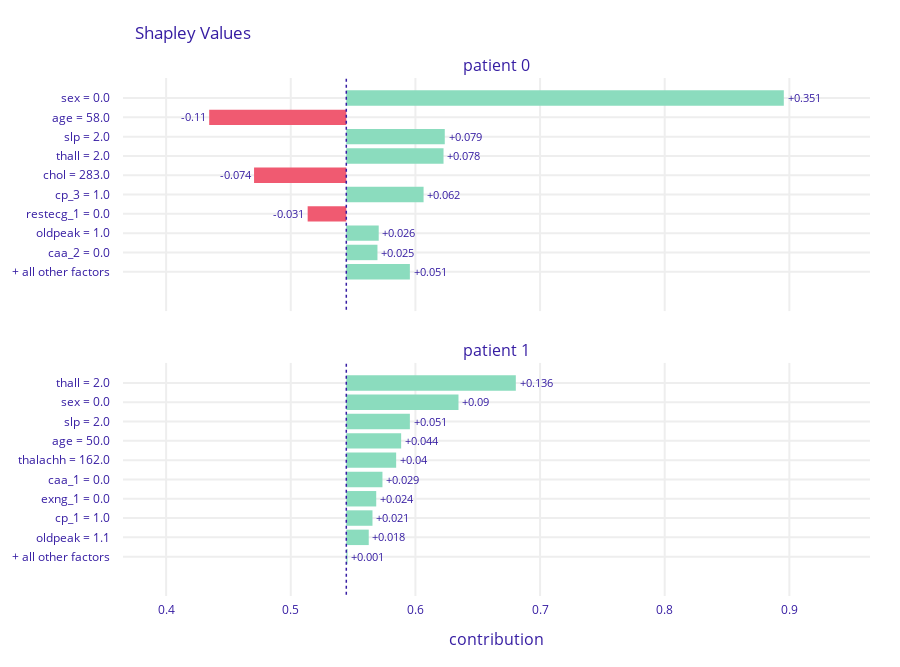

Source (notebook cell):
### Markdown cell above
## A.3 + A.4 + A.5
Results presented in all A3, A4 and A5 tasks. Corresponding plots are created with dalex and shap.

### Code cell
shap_attributions = [explainer.predict_parts(patients.iloc[[i]], type="shap", label=f'patient {i}') for i in range(patients.shape[0])]
shap_attributions[0].plot(shap_attributions[1::])

### Figure 1 — Plotly figure (JSON) as saved in the notebook; plotly's stock layout.template omitted (floating-point values rounded to 4 significant figures)
{"data": [{"base": 0.5446, "hoverinfo": "text", "hoverlabel": {"bgcolor": "rgba(0,0,0,0.8)"}, "hovertext": ["Average response: 0.545<br>Prediction: 1<br>sex = 0.0<br>increases average response <br>by 0.351", "Average response: 0.545<br>Prediction: 1<br>age = 58.0<br>decreases average response <br>by 0.11", "Average response: 0.545<br>Prediction: 1<br>slp = 2.0<br>increases average response <br>by 0.079", "Average response: 0.545<br>Prediction: 1<br>thall = 2.0<br>increases average response <br>by 0.078", "Average response: 0.545<br>Prediction: 1<br>chol = 283.0<br>decreases average response <br>by 0.074", "Average response: 0.545<br>Prediction: 1<br>cp_3 = 1.0<br>increases average response <br>by 0.062", "Average response: 0.545<br>Prediction: 1<br>restecg_1 = 0.0<br>decreases average response <br>by 0.031", "Average response: 0.545<br>Prediction: 1<br>oldpeak = 1.0<br>increases average response <br>by 0.026", "Average response: 0.545<br>Prediction: 1<br>caa_2 = 0.0<br>increases average response <br>by 0.025", "Average response: 0.545<br>Prediction: 1<br>+ all other factors<br>increases average response <br>by 0.051"], "marker": {"color": ["#8bdcbe", "#f05a71", "#8bdcbe", "#8bdcbe", "#f05a71", "#8bdcbe", "#f05a71", "#8bdcbe", "#8bdcbe", "#8bdcbe"]}, "orientation": "h", "showlegend": false, "text": ["+0.351", "-0.11", "+0.079", "+0.078", "-0.074", "+0.062", "-0.031", "+0.026", "+0.025", "+0.051"], "textposition": "outside", "x": [0.351, -0.11, 0.079, 0.078, -0.074, 0.062, -0.031, 0.026, 0.025, 0.051], "y": ["sex = 0.0", "age = 58.0", "slp = 2.0", "thall = 2.0", "chol = 283.0", "cp_3 = 1.0", "restecg_1 = 0.0", "oldpeak = 1.0", "caa_2 = 0.0", "+ all other factors"], "type": "bar", "xaxis": "x", "yaxis": "y"}, {"base": 0.5446, "hoverinfo": "text", "hoverlabel": {"bgcolor": "rgba(0,0,0,0.8)"}, "hovertext": ["Average response: 0.545<br>Prediction: 1<br>thall = 2.0<br>increases average response <br>by 0.136", "Average response: 0.545<br>Prediction: 1<br>sex = 0.0<br>increases average response <br>by 0.09", "Average response: 0.545<br>Prediction: 1<br>slp = 2.0<br>increases average response <br>by 0.051", "Average response: 0.545<br>Prediction: 1<br>age = 50.0<br>increases average response <br>by 0.044", "Average response: 0.545<br>Prediction: 1<br>thalachh = 162.0<br>increases average response <br>by 0.04", "Average response: 0.545<br>Prediction: 1<br>caa_1 = 0.0<br>increases average response <br>by 0.029", "Average response: 0.545<br>Prediction: 1<br>exng_1 = 0.0<br>increases average response <br>by 0.024", "Average response: 0.545<br>Prediction: 1<br>cp_1 = 1.0<br>increases average response <br>by 0.021", "Average response: 0.545<br>Prediction: 1<br>oldpeak = 1.1<br>increases average response <br>by 0.018", "Average response: 0.545<br>Prediction: 1<br>+ all other factors<br>increases average response <br>by 0.001"], "marker": {"color": ["#8bdcbe", "#8bdcbe", "#8bdcbe", "#8bdcbe", "#8bdcbe", "#8bdcbe", "#8bdcbe", "#8bdcbe", "#8bdcbe", "#8bdcbe"]}, "orientation": "h", "showlegend": false, "text": ["+0.136", "+0.09", "+0.051", "+0.044", "+0.04", "+0.029", "+0.024", "+0.021", "+0.018", "+0.001"], "textposition": "outside", "x": [0.136, 0.09, 0.051, 0.044, 0.04, 0.029, 0.024, 0.021, 0.018, 0.001], "y": ["thall = 2.0", "sex = 0.0", "slp = 2.0", "age = 50.0", "thalachh = 162.0", "caa_1 = 0.0", "exng_1 = 0.0", "cp_1 = 1.0", "oldpeak = 1.1", "+ all other factors"], "type": "bar", "xaxis": "x2", "yaxis": "y2"}], "layout": {"xaxis": {"anchor": "y", "domain": [0.0, 1.0], "matches": "x2", "showticklabels": false, "type": "linear", "gridwidth": 2, "zeroline": false, "automargin": true, "ticks": "outside", "tickcolor": "white", "ticklen": 3, "fixedrange": true, "range": [0.3654, 0.9647]}, "yaxis": {"anchor": "x", "domain": [0.55, 1.0], "type": "category", "autorange": "reversed", "gridwidth": 2, "automargin": true, "ticks": "outside", "tickcolor": "white", "ticklen": 10, "fixedrange": true}, "xaxis2": {"anchor": "y2", "domain": [0.0, 1.0], "type": "linear", "gridwidth": 2, "zeroline": false, "automargin": true, "ticks": "outside", "tickcolor": "white", "ticklen": 3, "fixedrange": true, "range": [0.3654, 0.9647]}, "yaxis2": {"anchor": "x2", "domain": [0.0, 0.45], "type": "category", "autorange": "reversed", "gridwidth": 2, "automargin": true, "ticks": "outside", "tickcolor": "white", "ticklen": 10, "fixedrange": true}, "annotations": [{"font": {"size": 16}, "showarrow": false, "text": "patient 0", "x": 0.5, "xanchor": "center", "xref": "paper", "y": 1.0, "yanchor": "bottom", "yref": "paper"}, {"font": {"size": 16}, "showarrow": false, "text": "patient 1", "x": 0.5, "xanchor": "center", "xref": "paper", "y": 0.45, "yanchor": "bottom", "yref": "paper"}, {"font": {"size": 16}, "showarrow": false, "text": "contribution", "x": 0.5, "xanchor": "center", "xref": "paper", "y": 0, "yanchor": "top", "yref": "paper", "yshift": -30}], "shapes": [{"line": {"color": "#371ea3", "dash": "dot", "width": 1.5}, "type": "line", "x0": 0.5446, "x1": 0.5446, "xref": "x", "y0": -1, "y1": 11, "yref": "y"}, {"line": {"color": "#371ea3", "dash": "dot", "width": 1.5}, "type": "line", "x0": 0.5446, "x1": 0.5446, "xref": "x2", "y0": -1, "y1": 11, "yref": "y2"}], "title": {"text": "Shapley Values", "x": 0.15}, "font": {"color": "#371ea3"}, "margin": {"t": 78, "b": 71, "r": 30}, "height": 667.0}}
